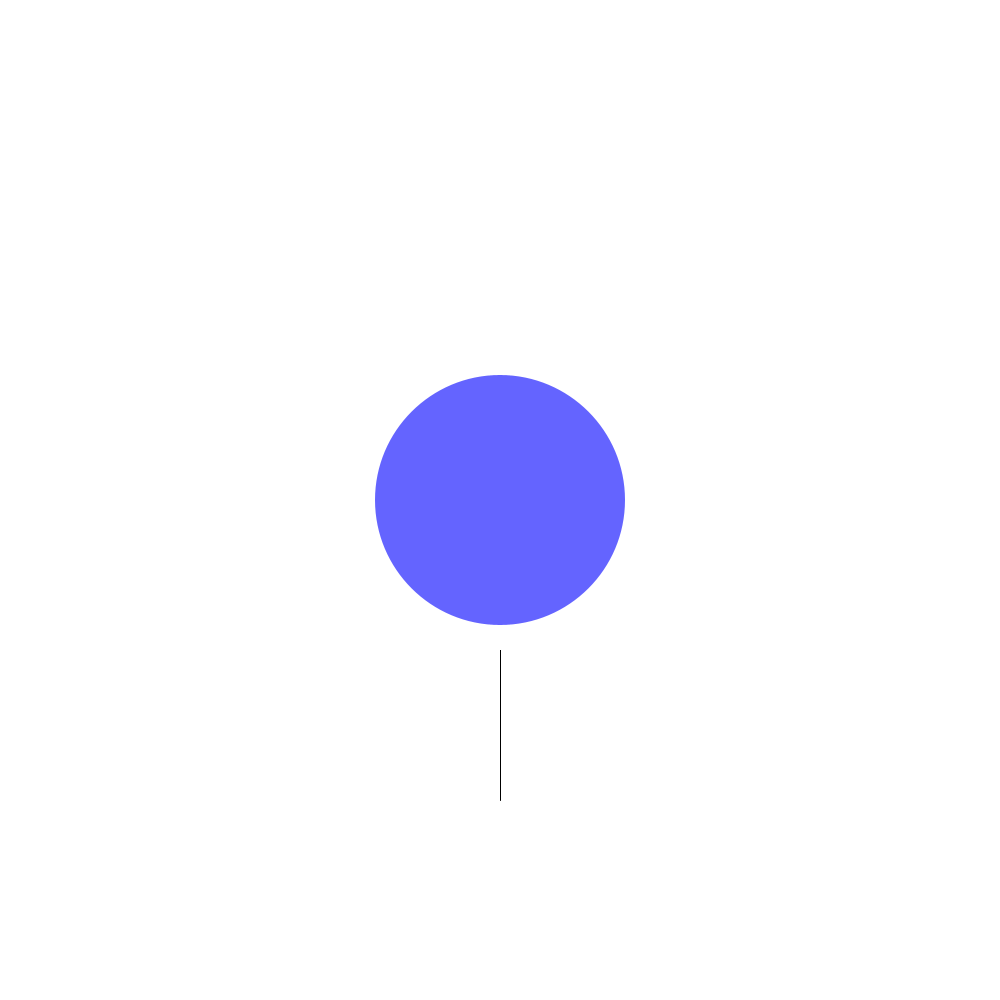
Frame 1 (no input)
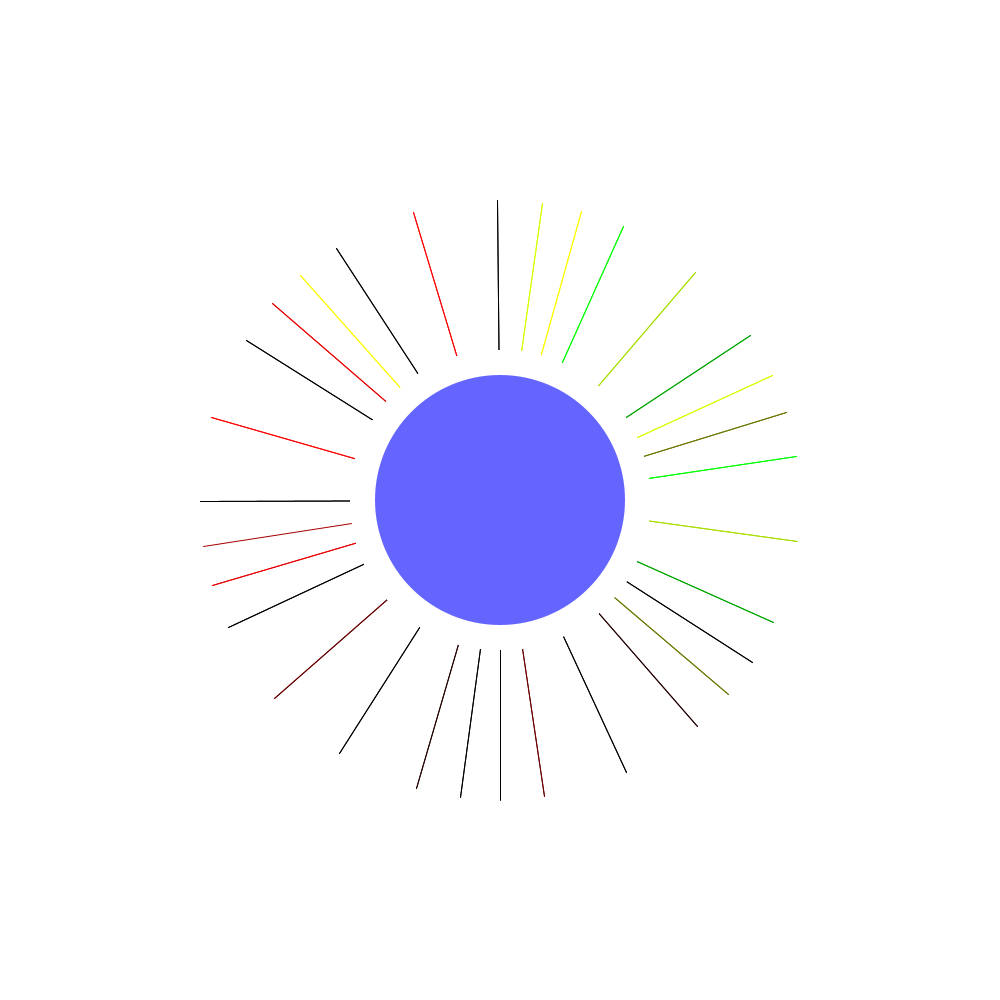
Frame 60 (the mouse pressed at the canvas centre just before this capture)
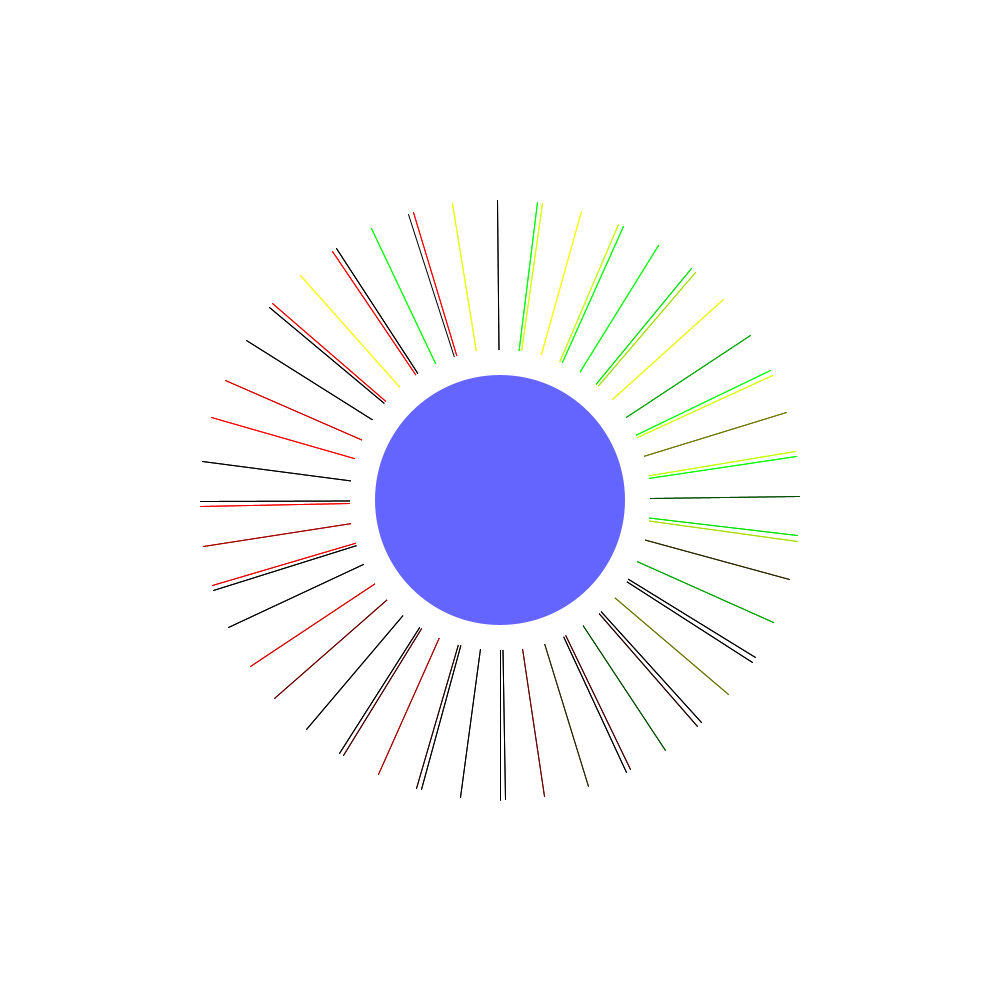
Frame 120 (the mouse held since frame 60 and released just before this capture)

The Processing sketch that drew these frames (run headless with seeded random() and noise(); from frame 60 on, the mouse is pressed at the canvas centre):

// Processing sketch: Not_Quite_Chrome
// ── Not_Quite_Chrome.pde
int r = 0;
void setup(){
  size(1000,1000);
  background(255);
  frameRate(1000);
}

void draw(){
  r = r + 1;
 
  strokeWeight(1);
  stroke(0 + 255 * sin(r/4),0 + 255 * tan(r/4),0);
  line(width/2,height/2,500 + 300 * sin(r/2),500 + 300 * cos(r/2));
  
  
  noStroke();
  fill(255);
  circle(width/2,height/2,300);
  fill(100,100,255);
  circle(width/2,height/2,250);
}

void mousePressed(){
  save("As close to chrome as i can Get.png");
}
